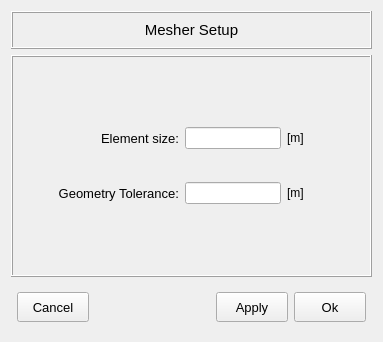
<?xml version="1.0" encoding="UTF-8"?>
<ui version="4.0">
 <class>Dialog</class>
 <widget class="QDialog" name="Dialog">
  <property name="geometry">
   <rect>
    <x>0</x>
    <y>0</y>
    <width>383</width>
    <height>342</height>
   </rect>
  </property>
  <property name="windowTitle">
   <string>Dialog</string>
  </property>
  <layout class="QGridLayout" name="gridLayout">
   <item row="2" column="1">
    <widget class="QFrame" name="frame">
     <property name="frameShape">
      <enum>QFrame::Shape::Box</enum>
     </property>
     <property name="frameShadow">
      <enum>QFrame::Shadow::Raised</enum>
     </property>
     <layout class="QGridLayout" name="gridLayout_4">
      <item row="0" column="0">
       <widget class="QFrame" name="frame_2">
        <property name="maximumSize">
         <size>
          <width>16777215</width>
          <height>150</height>
         </size>
        </property>
        <property name="frameShape">
         <enum>QFrame::Shape::NoFrame</enum>
        </property>
        <property name="frameShadow">
         <enum>QFrame::Shadow::Raised</enum>
        </property>
        <layout class="QGridLayout" name="gridLayout_3">
         <item row="2" column="0">
          <spacer name="horizontalSpacer_3">
           <property name="orientation">
            <enum>Qt::Orientation::Horizontal</enum>
           </property>
           <property name="sizeHint" stdset="0">
            <size>
             <width>40</width>
             <height>20</height>
            </size>
           </property>
          </spacer>
         </item>
         <item row="2" column="4">
          <spacer name="horizontalSpacer_4">
           <property name="orientation">
            <enum>Qt::Orientation::Horizontal</enum>
           </property>
           <property name="sizeHint" stdset="0">
            <size>
             <width>60</width>
             <height>20</height>
            </size>
           </property>
          </spacer>
         </item>
         <item row="2" column="1">
          <widget class="QLabel" name="label_2">
           <property name="minimumSize">
            <size>
             <width>120</width>
             <height>20</height>
            </size>
           </property>
           <property name="maximumSize">
            <size>
             <width>240</width>
             <height>16777215</height>
            </size>
           </property>
           <property name="font">
            <font>
             <pointsize>10</pointsize>
            </font>
           </property>
           <property name="text">
            <string>Geometry Tolerance:</string>
           </property>
           <property name="alignment">
            <set>Qt::AlignmentFlag::AlignRight|Qt::AlignmentFlag::AlignTrailing|Qt::AlignmentFlag::AlignVCenter</set>
           </property>
          </widget>
         </item>
         <item row="0" column="4">
          <spacer name="horizontalSpacer_2">
           <property name="orientation">
            <enum>Qt::Orientation::Horizontal</enum>
           </property>
           <property name="sizeHint" stdset="0">
            <size>
             <width>60</width>
             <height>20</height>
            </size>
           </property>
          </spacer>
         </item>
         <item row="2" column="2">
          <widget class="QLineEdit" name="lineEdit_geometry_tolerance">
           <property name="alignment">
            <set>Qt::AlignmentFlag::AlignCenter</set>
           </property>
          </widget>
         </item>
         <item row="0" column="1">
          <widget class="QLabel" name="label">
           <property name="minimumSize">
            <size>
             <width>120</width>
             <height>20</height>
            </size>
           </property>
           <property name="maximumSize">
            <size>
             <width>240</width>
             <height>16777215</height>
            </size>
           </property>
           <property name="font">
            <font>
             <pointsize>10</pointsize>
            </font>
           </property>
           <property name="text">
            <string>Element size:</string>
           </property>
           <property name="alignment">
            <set>Qt::AlignmentFlag::AlignRight|Qt::AlignmentFlag::AlignTrailing|Qt::AlignmentFlag::AlignVCenter</set>
           </property>
          </widget>
         </item>
         <item row="0" column="0">
          <spacer name="horizontalSpacer">
           <property name="orientation">
            <enum>Qt::Orientation::Horizontal</enum>
           </property>
           <property name="sizeHint" stdset="0">
            <size>
             <width>40</width>
             <height>20</height>
            </size>
           </property>
          </spacer>
         </item>
         <item row="0" column="2">
          <widget class="QLineEdit" name="lineEdit_element_size">
           <property name="alignment">
            <set>Qt::AlignmentFlag::AlignCenter</set>
           </property>
          </widget>
         </item>
         <item row="0" column="3">
          <widget class="QLabel" name="label_3">
           <property name="text">
            <string>[m]</string>
           </property>
          </widget>
         </item>
         <item row="2" column="3">
          <widget class="QLabel" name="label_4">
           <property name="text">
            <string>[m]</string>
           </property>
          </widget>
         </item>
        </layout>
       </widget>
      </item>
     </layout>
    </widget>
   </item>
   <item row="1" column="1">
    <widget class="QFrame" name="frame_title">
     <property name="maximumSize">
      <size>
       <width>16777215</width>
       <height>38</height>
      </size>
     </property>
     <property name="frameShape">
      <enum>QFrame::Shape::Box</enum>
     </property>
     <property name="frameShadow">
      <enum>QFrame::Shadow::Raised</enum>
     </property>
     <layout class="QGridLayout" name="gridLayout_2">
      <item row="0" column="0">
       <widget class="QLabel" name="mesher_setup_label">
        <property name="maximumSize">
         <size>
          <width>16777215</width>
          <height>50</height>
         </size>
        </property>
        <property name="font">
         <font>
          <pointsize>11</pointsize>
         </font>
        </property>
        <property name="frameShape">
         <enum>QFrame::Shape::NoFrame</enum>
        </property>
        <property name="text">
         <string>Mesher Setup</string>
        </property>
        <property name="alignment">
         <set>Qt::AlignmentFlag::AlignCenter</set>
        </property>
       </widget>
      </item>
     </layout>
    </widget>
   </item>
   <item row="3" column="1">
    <widget class="QFrame" name="frame_buttons_2">
     <property name="minimumSize">
      <size>
       <width>0</width>
       <height>48</height>
      </size>
     </property>
     <property name="maximumSize">
      <size>
       <width>16777215</width>
       <height>48</height>
      </size>
     </property>
     <property name="frameShape">
      <enum>QFrame::Shape::NoFrame</enum>
     </property>
     <property name="frameShadow">
      <enum>QFrame::Shadow::Raised</enum>
     </property>
     <layout class="QGridLayout" name="gridLayout_12">
      <property name="leftMargin">
       <number>6</number>
      </property>
      <property name="topMargin">
       <number>0</number>
      </property>
      <property name="rightMargin">
       <number>6</number>
      </property>
      <property name="bottomMargin">
       <number>0</number>
      </property>
      <property name="verticalSpacing">
       <number>0</number>
      </property>
      <item row="0" column="2">
       <widget class="QPushButton" name="pushbutton_apply">
        <property name="minimumSize">
         <size>
          <width>72</width>
          <height>30</height>
         </size>
        </property>
        <property name="maximumSize">
         <size>
          <width>72</width>
          <height>30</height>
         </size>
        </property>
        <property name="font">
         <font>
          <pointsize>10</pointsize>
          <italic>false</italic>
          <bold>false</bold>
         </font>
        </property>
        <property name="styleSheet">
         <string notr="true"/>
        </property>
        <property name="text">
         <string>Apply</string>
        </property>
        <property name="autoDefault">
         <bool>false</bool>
        </property>
        <property name="default">
         <bool>false</bool>
        </property>
        <property name="flat">
         <bool>false</bool>
        </property>
       </widget>
      </item>
      <item row="0" column="1">
       <spacer name="horizontalSpacer_18">
        <property name="orientation">
         <enum>Qt::Orientation::Horizontal</enum>
        </property>
        <property name="sizeHint" stdset="0">
         <size>
          <width>40</width>
          <height>20</height>
         </size>
        </property>
       </spacer>
      </item>
      <item row="0" column="0">
       <widget class="QPushButton" name="pushbutton_cancel">
        <property name="minimumSize">
         <size>
          <width>72</width>
          <height>30</height>
         </size>
        </property>
        <property name="maximumSize">
         <size>
          <width>72</width>
          <height>30</height>
         </size>
        </property>
        <property name="font">
         <font>
          <pointsize>10</pointsize>
          <italic>false</italic>
          <bold>false</bold>
         </font>
        </property>
        <property name="styleSheet">
         <string notr="true"/>
        </property>
        <property name="text">
         <string>Cancel</string>
        </property>
        <property name="autoDefault">
         <bool>false</bool>
        </property>
        <property name="default">
         <bool>false</bool>
        </property>
        <property name="flat">
         <bool>false</bool>
        </property>
       </widget>
      </item>
      <item row="0" column="3">
       <widget class="QPushButton" name="pushbutton_apply_and_close">
        <property name="minimumSize">
         <size>
          <width>72</width>
          <height>30</height>
         </size>
        </property>
        <property name="maximumSize">
         <size>
          <width>72</width>
          <height>30</height>
         </size>
        </property>
        <property name="font">
         <font>
          <pointsize>10</pointsize>
          <italic>false</italic>
          <bold>false</bold>
         </font>
        </property>
        <property name="styleSheet">
         <string notr="true"/>
        </property>
        <property name="text">
         <string>Ok</string>
        </property>
        <property name="autoDefault">
         <bool>false</bool>
        </property>
        <property name="default">
         <bool>false</bool>
        </property>
        <property name="flat">
         <bool>false</bool>
        </property>
       </widget>
      </item>
     </layout>
    </widget>
   </item>
  </layout>
 </widget>
 <resources/>
 <connections/>
</ui>
